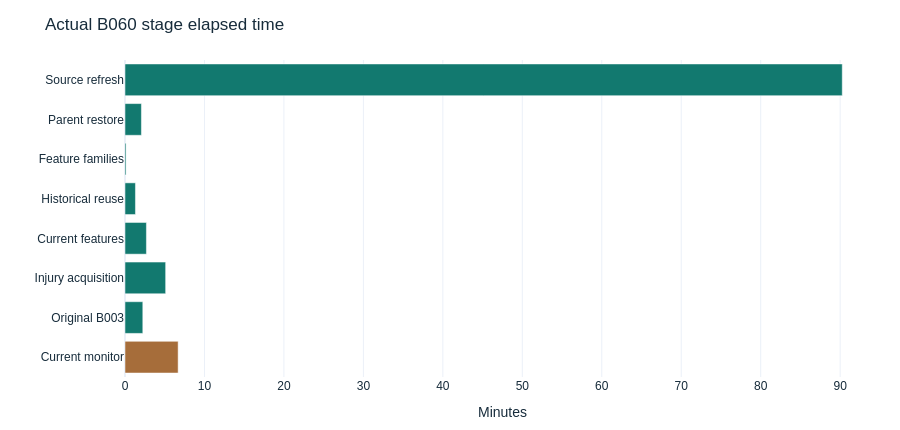

The cell this chart's notebook holds for it:
### Markdown cell above
## Execution and market-source evidence

### Code cell
a=DATA['actual']; counts=a['physical_counts']
rows=[['Elapsed',fmt(a['elapsed_seconds'],1)+' seconds'],['Recorded average process-tree cores',fmt(a['average_recorded_cores'],3)],['Reported per-project cap',12],['Historical target jobs reused',108],['Verified committed contracts',counts['verified_committed_contracts']],['Verified fit lower bounds','9 target + 3 scalar calibration + 6 empirical residual fits'],['Total physical fits','Unknown: accounting was incomplete'],['Recorded instance-wall cost estimate','$'+fmt(a['cost_estimate_usd'],2)+' at $'+fmt(a['hourly_rate'],2)+'/hour']]
add('<section id="execution"><h2>The throughput concern is supported by B060</h2><p>The actual owner run lasted about 2 hours 15 minutes and averaged only '+fmt(a['average_recorded_cores'],3)+' recorded process-tree cores. Its source stage took about 90 minutes. Six overlapping parent producers do not establish six new fits executing concurrently. '+cite('S1','S2')+'</p>'+table(['Observed B060 evidence','Value'],rows)+'<p class="small">CPU is accounting from the run, not sampled whole-host utilization. Cost is an estimate for instance wall time, not an invoice or exclusive NCAA attribution.</p><h3>Why B061 did not start</h3><p>The terminal assertion occurred before archive code. The supplied canonical B061 matches the old command’s size and digest, but the actual AWS file’s type and byte count were not printed. B062’s external gate reports those measurements, accepts only the exact source pin, and writes a direct-home diagnostic return on failure.</p><h3>What B062 changes</h3>'+table(['Change','Purpose'],[['Serial native startup','Load the exact estimator/calibration classes before concurrent native-library inspection to remove the captured cold-start race.'],['Ready fit waves','Start independent fit work after a bounded ready batch and commit before preparing later waves.'],['Fourteen metric roles','Preserve accuracy/Brier/RMSE finalists as well as the six existing log-loss/MAE roles.'],['Aggregate maximum of twelve','Use actual V7 floor(effective vCPUs/4) shared allocation, capped at twelve and reduced under pressure.'],['Lossless return sets','Keep every export; split above 512,000,000 bytes per delivered file with exact readback and reassembly.']])+'<div class="note">The local one-worker, invented-data wave fixture produced identical model bytes and earlier durable work. It is not a twelve-core AWS throughput measurement. B062’s actual speed, fit counts, current forecasts and measured ETA require the next owner return.</div></section>')
fig=go.Figure(go.Bar(x=[s['seconds']/60 for s in a['stages']],y=['Source refresh','Parent restore','Feature families','Historical reuse','Current features','Injury acquisition','Original B003','Current monitor'],orientation='h',marker_color=['#a66d3a' if s['status']!='COMPLETED' else '#12796f' for s in a['stages']],hovertemplate='%{y}<br>%{x:.2f} minutes<extra></extra>'))
fig.update_layout(title='Actual B060 stage elapsed time',height=430,xaxis_title='Minutes',yaxis=dict(autorange='reversed'),margin=dict(l=125,r=20,t=60,b=50))
figure(fig,'stage-time','Real B060 timings. Failed and completed stage labels retain their original status; later unentered stages have no invented durations. '+cite('S1','S2'))
m=DATA['market']; pm=m['saved_polymarket']
add('<section id="markets"><h2>Kalshi and historical live paths remain evidence gaps</h2><p>No qualified numeric current-season Kalshi comparison was recovered. The saved 265-game T60 result is Polymarket International: model log loss 0.399023 versus market 0.346741. Model accuracy is 82.2642% versus market 81.6981%, using half-credit accuracy accounting: 218 versus 216.5 credits. This is neither a fresh comparison nor an integer correct-winner count for the market. '+cite('S10')+'</p><p>B060’s normalized historical model-input quote stream is empty. The 5,040 requested provider/checkpoint/venue/recency cells describe missingness; they are not 5,040 materialized features. R13–R20 have no new qualified real-data findings. '+cite('S10')+'</p>'+table(['Missing evidence','Required treatment'],[['Historical tick/checkpoint paths','Record unavailable or interval-only; do not invent precise first-possession or two-minute prices.'],['Comparable contracts and issue clocks','Keep DraftKings, Kalshi, Polymarket International and US products separate.'],['Score/clock-normalized market response','Requires authentic earlier-game paths plus prior-origin reference fitting.'],['Current target game’s live data','Must never alter its frozen pregame features, fit state or forecast.']])+'</section>')

### Figure 1 — Plotly figure (JSON) as saved in the notebook; plotly's stock layout.template omitted (floating-point values rounded to 4 significant figures)
{"data": [{"hovertemplate": "%{y}<br>%{x:.2f} minutes<extra></extra>", "marker": {"color": ["#12796f", "#12796f", "#12796f", "#12796f", "#12796f", "#12796f", "#12796f", "#a66d3a"]}, "orientation": "h", "type": "bar", "x": [90.26, 2.065, 0.1324, 1.315, 2.696, 5.115, 2.24, 6.687], "y": ["Source refresh", "Parent restore", "Feature families", "Historical reuse", "Current features", "Injury acquisition", "Original B003", "Current monitor"]}], "layout": {"font": {"color": "#172c3b", "family": "Arial"}, "height": 430, "margin": {"b": 50, "l": 125, "r": 20, "t": 60}, "paper_bgcolor": "white", "plot_bgcolor": "white", "title": {"text": "Actual B060 stage elapsed time"}, "xaxis": {"title": {"text": "Minutes"}}, "yaxis": {"autorange": "reversed"}}}
